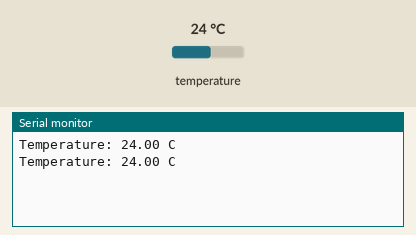
Simulated run of this sketch. Board: Arduino Uno, built with avr-gcc and run on an emulated ATmega328P. Shown: the last lines printed to the serial monitor. Inputs (shaded band) come from the test bench; at power-on: temperature 24 °C.

Above: at 3.3 s.
3.4 s: temperature set to 12 °C
At 5.0 s:
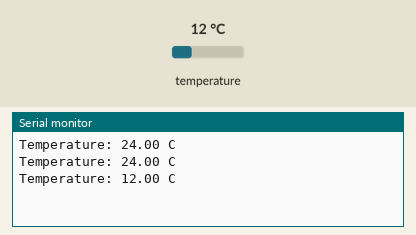
5.9 s: temperature set to 19 °C
At 6.5 s:
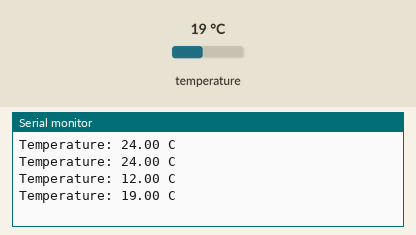
Timing chart, 0 to 8.9 s (numbered marks = the images above; inputs shaded):
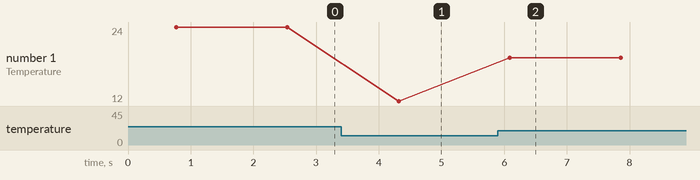

Measured:
- after the input at 3.4 s, the serial monitor: prints a new line after 0.92 s (image 1)
- after the input at 5.9 s, the serial monitor: prints a new line after 0.19 s (image 2)
- plotted number 1: 24 → 12 after the input at 3.4 s, 12 → 19 after the input at 5.9 s

The sketch:

DS18B20_sensor_module_1.ino
```cpp
#include <OneWire.h>

int DS18B20_Pin = 2; // DS18B20 Signal pin on digital pin 2

OneWire ds(DS18B20_Pin);

void setup(void) {
  Serial.begin(9600);
}

void loop(void) {
  float temperature = getTemp();
  if (temperature != -1000.0) {
    Serial.print("Temperature: ");
    Serial.print(temperature);
    Serial.println(" C");
  }
  delay(1000);
}

float getTemp() {
  byte data[12];
  byte addr[8];

  if (!ds.search(addr)) {
    ds.reset_search();
    return -1000.0;
  }

  if (OneWire::crc8(addr, 7) != addr[7]) {
    Serial.println("CRC is not valid!");
    return -1000.0;
  }

  if (addr[0] != 0x10 && addr[0] != 0x28) {
    Serial.println("Device is not recognized as a DS18x20 family sensor");
    return -1000.0;
  }

  ds.reset();
  ds.select(addr);
  ds.write(0x44, 1); // start conversion, parasite power on
  delay(750);        // 750ms required for 12-bit temperature conversion

  byte present = ds.reset();
  (void)present;
  ds.select(addr);
  ds.write(0xBE);    // Read Scratchpad

  for (int i = 0; i < 9; i++) {
    data[i] = ds.read();
  }
  ds.reset_search();

  int16_t raw = ((int16_t)data[1] << 8) | data[0];
  if (addr[0] == 0x10) {
    // DS18S20: 9-bit resolution (0.5 C / LSB)
    raw = raw << 3; // 12-bit standard
    if (data[7] == 0x10) {
      raw = (raw & 0xFFF0) + 12 - data[6];
    }
    return (float)raw * 0.0625;
  } else {
    // DS18B20: 12-bit resolution
    return (float)raw / 16.0;
  }
}
```
